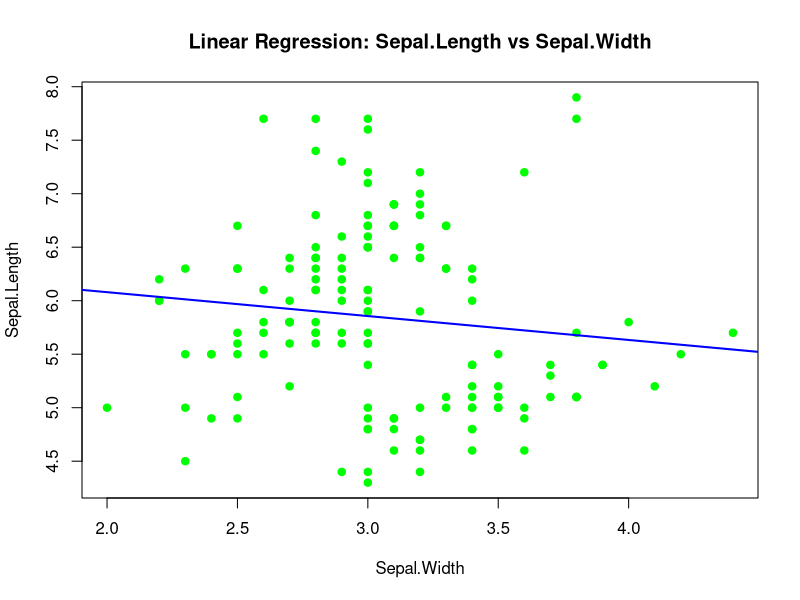

Reproduce this figure in R.
## ---- chunk 1

# Load dataset
data("iris")

# Fit a linear regression model
lm_model <- lm(Sepal.Length ~ Sepal.Width, data = iris)

# Model summary
summary(lm_model)

# Predictions for new horsepower values
new_data <- data.frame(Sepal.Width = c(2, 2.1, 3.2))
predictions <- predict(lm_model, new_data, interval = "confidence")
predictions

# Plot data with regression line
plot(iris$Sepal.Width, iris$Sepal.Length, 
     pch = 19, col = "green", 
     xlab = "Sepal.Width", ylab = "Sepal.Length",
     main = "Linear Regression: Sepal.Length vs Sepal.Width")
abline(lm_model, col = "blue", lwd = 2)
